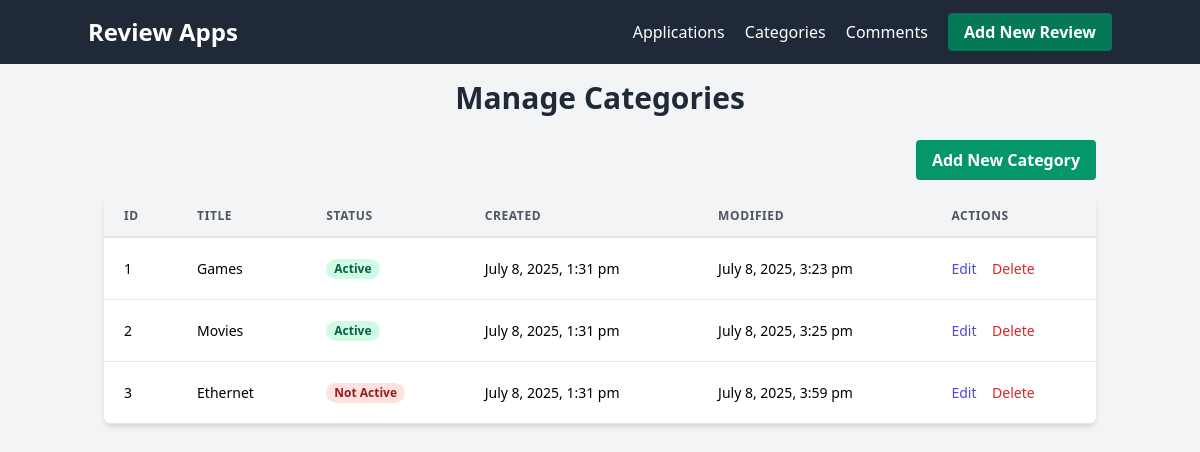
/categories.php, run on the app's committed database.
### tables this page shows
CREATE TABLE `categories` (
  `id` int(11) NOT NULL,
  `title` varchar(255) NOT NULL,
  `status` enum('active','inactive') DEFAULT 'active',
  `created` datetime DEFAULT current_timestamp(),
  `modified` datetime DEFAULT current_timestamp() ON UPDATE current_timestamp()
);

### categories.php (the view, shortened to what this page needs)
<?php
include 'db_connect.php';
$categories = [];
$sql = "SELECT * FROM Categories ORDER BY created DESC";
$result = $conn->query($sql);
if ($result && $result->num_rows > 0) {
    while ($row = $result->fetch_assoc()) {
        $categories[] = $row;
    }
}
function formatDateTime($datetime) {
    return date("F j, Y, g:i a", strtotime($datetime));
}
?>
<!DOCTYPE html>
<html lang="en">
<head>
    <link href="https://cdn.jsdelivr.net/npm/tailwindcss@2.2.19/dist/tailwind.min.css" rel="stylesheet">
</head>
<body class="bg-gray-100 font-sans leading-normal tracking-normal">
    <nav class="bg-gray-800 p-4">
        <div class="container mx-auto flex justify-between items-center">
            <a href="index.php" class="text-white text-2xl font-bold"> Review Apps </a>
            <div class="space-x-4">
                <a href="index.php" class="text-white hover:text-gray-200"> Applications </a>
                <a href="categories.php" class="text-white hover:text-gray-200"> Categories </a>
                <a href="comments.php" class="text-white hover:text-gray-200"> Comments </a>
                <a href="create_application.php" class="bg-green-700 hover:bg-green-800 text-white font-bold py-2 px-4 rounded"> Add New Review </a>
            </div>
        </div>
    </nav>
    <div class="container mx-auto p-4">
        <h1 class="text-3xl font-bold mb-6 text-center text-gray-800"> Manage Categories </h1>
        <div class="flex justify-end mb-4">
            <a href="create_category.php" class="bg-green-600 hover:bg-green-700 text-white font-bold py-2 px-4 rounded">
                Add New Category
            </a>
        </div>
        <?php if (empty($categories)): ?>
            <p class="text-center text-white-600 text-xl mt-10"> No categories found. </p>
        <?php else: ?>
            <div class="bg-white shadow-md rounded-lg overflow-hidden">
                <table class="min-w-full leading-normal">
                    <thead>
                        <tr>
                            <th class="px-5 py-3 border-b-2 border-gray-200 bg-gray-100 text-left text-xs font-semibold text-gray-600 uppercase tracking-wider">
                                ID
                            </th>
                            <th class="px-5 py-3 border-b-2 border-gray-200 bg-gray-100 text-left text-xs font-semibold text-gray-600 uppercase tracking-wider">
                                Title
                            </th>
                            <th class="px-5 py-3 border-b-2 border-gray-200 bg-gray-100 text-left text-xs font-semibold text-gray-600 uppercase tracking-wider">
                                Status
                            </th>
                            <th class="px-5 py-3 border-b-2 border-gray-200 bg-gray-100 text-left text-xs font-semibold text-gray-600 uppercase tracking-wider">
                                Created
                            </th>
                            <th class="px-5 py-3 border-b-2 border-gray-200 bg-gray-100 text-left text-xs font-semibold text-gray-600 uppercase tracking-wider">
                                Modified
                            </th>
                            <th class="px-5 py-3 border-b-2 border-gray-200 bg-gray-100 text-left text-xs font-semibold text-gray-600 uppercase tracking-wider">
                                Actions
                            </th>
                        </tr>
                    </thead>
                    <tbody>
                        <?php foreach ($categories as $category): ?>
                            <tr>
                                <td class="px-5 py-5 border-b border-gray-200 bg-white text-sm">
                                    <?php echo htmlspecialchars($category['id']); ?>
                                </td>
                                <td class="px-5 py-5 border-b border-gray-200 bg-white text-sm">
                                    <?php echo htmlspecialchars($category['title']); ?>
                                </td>
                                <td class="px-5 py-5 border-b border-gray-200 bg-white text-sm">
                                    <?php if ($category['status'] == 'active'): ?>
                                        <span class="px-2 inline-flex text-xs leading-5 font-semibold rounded-full bg-green-100 text-green-800">
                                            Active
                                        </span>
                                    <?php else: ?>
                                        <span class="px-2 inline-flex text-xs leading-5 font-semibold rounded-full bg-red-100 text-red-800">
                                            Not Active
                                        </span>
                                    <?php endif; ?>
                                </td>
                                <td class="px-5 py-5 border-b border-gray-200 bg-white text-sm">
                                    <?php echo formatDateTime($category['created']); ?>
                                </td>
                                <td class="px-5 py-5 border-b border-gray-200 bg-white text-sm">
                                    <?php echo formatDateTime($category['modified']); ?>
                                </td>
                                <td class="px-5 py-5 border-b border-gray-200 bg-white text-sm">
                                    <a href="edit_category.php?id=<?php echo htmlspecialchars($category['id']); ?>" class="text-indigo-600 hover:text-indigo-900 mr-3">Edit</a>
                                    <a href="delete_category.php?id=<?php echo htmlspecialchars($category['id']); ?>" class="text-red-600 hover:text-red-900" onclick="return confirm('Are you sure you want to delete this category with their associated applications ?');"> Delete </a>
                                </td>
                            </tr>
                        <?php endforeach; ?>
                    </tbody>
                </table>
            </div>
        <?php endif; ?>
    </div>
</body>
</html>

### data on the page
categories: id "1", title "Games", status "Active", created "July 8, 2025, 1:31 pm", modified "July 8, 2025, 3:23 pm"
categories: id "2", title "Movies", status "Active", created "July 8, 2025, 1:31 pm", modified "July 8, 2025, 3:25 pm"
categories: id "3", title "Ethernet", status "Not Active", created "July 8, 2025, 1:31 pm", modified "July 8, 2025, 3:59 pm"
